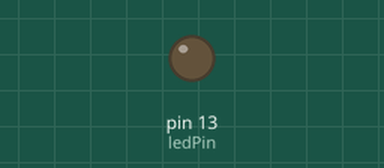
Bench run of a program on a simulated Arduino Uno, built with avr-gcc and run on an emulated ATmega328P. Shown: output pins drawn as LEDs (lit = HIGH).

Above: at 1.0 s.
At 3.0 s:
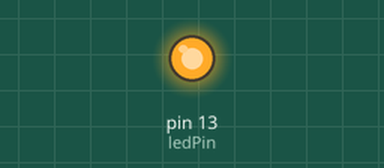
Timing chart, 0 to 5.2 s (numbered marks = the images above):
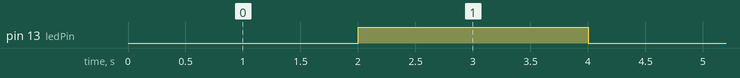

The program:

main.cpp
```cpp
#include <Arduino.h>
#include <TimerOne.h>

const int ledPin = LED_BUILTIN; // Use the built-in LED pin

// volatile means that this variable can be changed in an interrupt
volatile bool ledState = false;

void ISR_blink_led()
{
  ledState = !ledState;
}


void setup()
{
  pinMode(ledPin, OUTPUT);

  // Initialize Timer1 to trigger every 2,000,000 microseconds (2 seconds)
  Timer1.initialize(2000000);

  // Attach the ISR function to the timer
  Timer1.attachInterrupt(ISR_blink_led);
}


void loop()
{
  digitalWrite(ledPin, ledState);
}
```

Measured:
- by itself, pin 13 (ledPin): alternates HIGH for 2.0 s and LOW for 2.0 s
